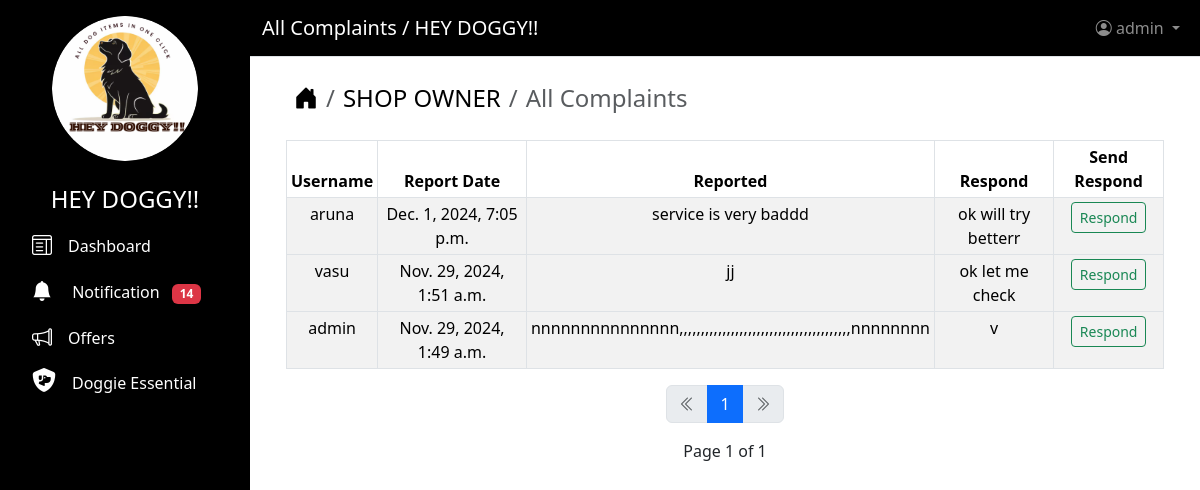
The app's page /all/complaints (signed in), older data.
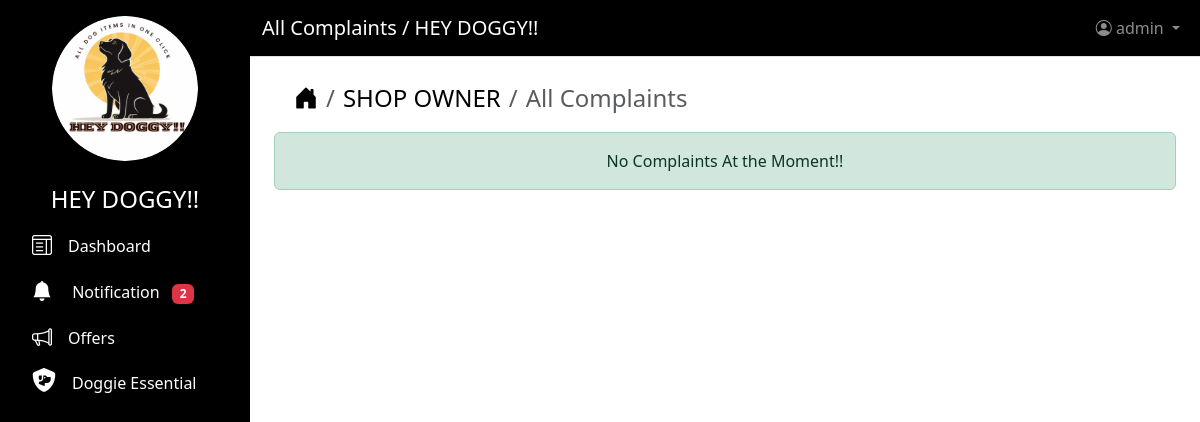
The same page, newer data.
### users/models.py (models this page shows)
class Complaints(models.Model):
    username = models.ForeignKey(
        CustomUser, on_delete=models.CASCADE, null=True, blank=True
    )
    reported_date = models.DateTimeField(auto_now=True, editable=False)
    report = models.CharField(max_length=300, null=True, blank=True)
    responds = models.CharField(max_length=300, null=True, blank=True)
    email=models.EmailField(null=True, blank=True)

class CustomUser(AbstractUser):
    ROLE = (("SHOP OWNER", "SHOP OWNER"),)
    role = models.CharField(max_length=200, choices=ROLE, blank=True)

### users/views.py (the view)
# urls.py: path("all/complaints", views.AllComplaintListView.as_view(), name="all_complaints"),
class AllComplaintListView(LoginRequiredMixin, ListView):
    model = Complaints
    template_name = "all_complaints.html"
    context_object_name = "all_bookings"
    paginate_by = 6
    ordering = ["-id"]
    def dispatch(self, request, *args, **kwargs):
        if request.user.role != "SHOP OWNER":
            return redirect("403")
        return super().dispatch(request, *args, **kwargs)
    def get_context_data(self, **kwargs):
        context = super().get_context_data(**kwargs)
        context["page_title"] = "All Complaints"
        context["counts"] = Notification.objects.filter(
            is_read=False, username=self.request.user
        ).count()
        return context

### users/templates/all_complaints.html (shortened to what this page needs)
{% extends "base.html" %}
{% block content %}
{% if request.user.role == "SHOP OWNER" %}
<div class="container ms-2">
    <nav aria-label="breadcrumb">
        <ol class="breadcrumb fs-4">
            <li class="breadcrumb-item">
                <a href="{% url 'home' %}"><i class="bi bi-house-door-fill text-decoration-none text-black"> </i></a>
            </li>
            <li class="breadcrumb-item">
                <a href="{% url 'shop_dashboard' %}" class="text-decoration-none text-black">SHOP OWNER</a>
            </li>
            <li class="breadcrumb-item active" aria-label="page">{{ page_title }}</li>
        </ol>
    </nav>
</div>
{% if all_bookings %}
<div class="container mt-4">
    <table class="table table-striped table-bordered table-hover table-sm">
        <thead>
            <tr class="text-center">
                <th scope="col">Username</th>
                <th scope="col">Report Date</th>
                <th scope="col">Reported</th>
                <th scope="col">Respond</th>
                <th scope="col">Send Respond</th>
            </tr>
        </thead>
        <tbody class="table-group divider">
            {% for all_booking in all_bookings %}
            <tr class="text-center">
                <td>{{ all_booking.username }}</td>
                <td>{{ all_booking.reported_date }}</td>
                <td>{{ all_booking.report }}</td>
                <td>{{ all_booking.responds|default_if_none:"No Respond" }}</td>
                <td>
                    <a href="{% url 'create_respond' all_booking.id %}">
                        <button type="submit" class="btn btn-outline-success btn-sm">Respond</button>
                    </a>
                </td>
            </tr>
        </tbody>
        {% endfor %}
    </table>
    {% include "pagination.html" %}
    {% else %}
    <div class="alert alert-success text-center" role="alert">No Complaints At the Moment!!</div>
</div>
{% endif %}
{% endif %}
{% endblock content %}

### users/templates/base.html (shortened to what this page needs)
<!DOCTYPE html>
<html lang="en">
  <head>
    {% load static %}
    <link href="https://cdnjs.cloudflare.com/ajax/libs/font-awesome/6.5.0/css/all.min.css"
          rel="stylesheet">
    <link rel="stylesheet"
          href="https://cdn.jsdelivr.net/npm/bootstrap-icons@1.11.3/font/bootstrap-icons.min.css">
    <link rel="stylesheet"
          href="https://cdnjs.cloudflare.com/ajax/libs/bootstrap/5.3.2/css/bootstrap.min.css" />
  </head>
  <body>
    <nav class="sidebar text-white p-3">
      <div class="d-grid col-8 mx-auto">
        <img src="{% static 'image/09.png' %}"
             alt="Logo"
             class="img-fluid rounded-circle"
             height="100"
             width="160">
      </div>
      <ul class="nav flex-column">
        <li class="nav-item">
          <h4 class="text-center mt-4">HEY DOGGY!!</h4>
        </li>
        <li class="nav-item">
          <a class="nav-link active text-decoration-none text-white"
             href="{% url 'dashboard' %}">
            <i class="bi bi-layout-text-window fs-5"></i><span class="ms-3">Dashboard</span>
          </a>
        </li>
        <li class="nav-item">
          <a class="nav-link active text-decoration-none text-white"
             href="{% url 'notification' %}">
            <i class="bi bi-bell-fill fs-5"></i>
            <span class="ms-3">Notification</span>
            <span class="badge bg-danger ms-2">{{ counts }}</span>
          </a>
        </li>
        <li class="nav-item">
          <a class="nav-link active text-decoration-none text-white"
             href="{% url 'view_offers' %}">
            <i class="bi bi-megaphone fs-5"></i><span class="ms-3">Offers</span>
          </a>
        </li>
        <li class="nav-item">
          <a class="nav-link active text-decoration-none text-white"
             href="{% url 'view_shop' %}">
            <i class="fa-solid fa-shield-dog fs-4"></i><span class="ms-3">Doggie Essential</span>
          </a>
        </li>
      </ul>
    </nav>
    <div class="main-content">
      <nav class="navbar navbar-expand-lg navbar-dark border-bottom"
           style="background-color: #000000">
        <div class="container-fluid">
          <a class="navbar-brand text-white" href="#">{{ page_title }} / HEY DOGGY!!</a>
          <ul class="navbar-nav ms-auto">
            <li class="nav-item dropdown">
              <a class="nav-link dropdown-toggle"
                 href="#"
                 id="navbarDropdown"
                 role="button"
                 data-bs-toggle="dropdown">
                <i class="bi bi-person-circle"></i> {{ user }}
              </a>
            </li>
          </ul>
        </div>
      </nav>
      <div class="content-area p-4">
        {% block content %}
        {% endblock content %}
      </div>
    </div>
  </body>
</html>

Row changes from the older to the newer data that the page shows:
removed Complaints: username "aruna", reported_date "Dec. 1, 2024, 7:05 p.m.", report "service is very baddd", responds "ok will try betterr"
removed Complaints: username "vasu", reported_date "Nov. 29, 2024, 1:51 a.m.", report "jj", responds "ok let me check"
removed Complaints: username "admin", reported_date "Nov. 29, 2024, 1:49 a.m.", report "nnnnnnnnnnnnnnn,,,,,,,,,,,,,,,,,,,,,,,,,,,,,,,,,,,,,,,,nnnnnnnn", responds "v"
Text that changed along with them:
{{ counts }}: "14" → "2"
{{ page_obj.number }}: "1" → (not shown)
{{ page_obj.paginator.num_pages }}: "1" → (not shown)
text no longer shown: "Username Report Date Reported Respond Send Respond Page of"
text now shown: "No Complaints At the Moment!!"
list line gone: "1"
